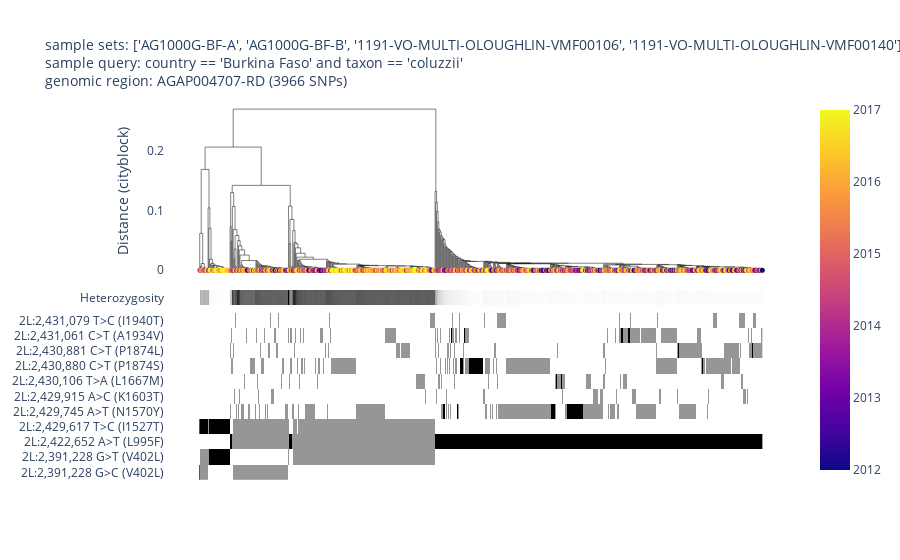

The code cell stored with this chart in its notebook:
### Markdown cell above
* Interesting that N1570Y is declining, even though we know much higher resistance.
* But P1874S is not declining, holding it's own against V402L+I1527T, suggesting comparable selection coefficient.

### Code cell
ag3.plot_diplotype_clustering_advanced(
    region=vgsc_transcript,
    sample_sets=sample_sets,
    sample_query="country == 'Burkina Faso' and taxon == 'coluzzii'",
    site_mask="gamb_colu",
    color="year",
    linkage_method="complete",
    snp_transcript=vgsc_transcript,
    snp_filter_min_maf=0.03,
)

### Figure 1 — Plotly figure (JSON) as saved in the notebook; plotly's stock layout.template omitted (floating-point values rounded to 4 significant figures; data arrays with more than 128 entries replaced by an {"elided": "..."} marker saying what was removed)
{"data": [{"hovertemplate": "x=%{x}<br>y=%{y}<extra></extra>", "legendgroup": "", "line": {"color": "black", "dash": "solid", "width": 0.5}, "marker": {"size": 5, "symbol": "circle"}, "mode": "lines", "name": "", "orientation": "v", "showlegend": false, "type": "scatter", "x": {"elided": "3705 float values"}, "xaxis": "x", "y": {"elided": "3705 float values"}, "yaxis": "y"}, {"customdata": {"elided": "742x11 mixed values"}, "hovertemplate": "<b>%{hovertext}</b><br><br>x=%{x}<br>y=%{y}<br>sample_id=%{customdata[0]}<br>partner_sample_id=%{customdata[1]}<br>sample_set=%{customdata[2]}<br>taxon=%{customdata[3]}<br>country=%{customdata[4]}<br>admin1_iso=%{customdata[5]}<br>admin1_name=%{customdata[6]}<br>admin2_name=%{customdata[7]}<br>location=%{customdata[8]}<br>year=%{marker.color}<br>month=%{customdata[10]}<extra></extra>", "hovertext": {"elided": "742 str values"}, "legendgroup": "", "line": {"color": "black", "width": 0.5}, "marker": {"color": {"elided": "742 int values"}, "coloraxis": "coloraxis", "size": 5, "symbol": "circle"}, "mode": "markers", "name": "", "orientation": "v", "showlegend": false, "type": "scatter", "x": {"elided": "742 int values"}, "xaxis": "x", "y": {"elided": "742 int values"}, "yaxis": "y"}, {"colorscale": [[0, "rgb(255,255,255)"], [0.125, "rgb(240,240,240)"], [0.25, "rgb(217,217,217)"], [0.375, "rgb(189,189,189)"], [0.5, "rgb(150,150,150)"], [0.625, "rgb(115,115,115)"], [0.75, "rgb(82,82,82)"], [0.875, "rgb(37,37,37)"], [1, "rgb(0, 0, 0)"]], "showlegend": false, "showscale": false, "type": "heatmap", "xaxis": "x2", "y": ["Heterozygosity"], "yaxis": "y2", "z": {"elided": "1x742 float values"}}, {"colorscale": [[0, "rgb(255,255,255)"], [0.125, "rgb(240,240,240)"], [0.25, "rgb(217,217,217)"], [0.375, "rgb(189,189,189)"], [0.5, "rgb(150,150,150)"], [0.625, "rgb(115,115,115)"], [0.75, "rgb(82,82,82)"], [0.875, "rgb(37,37,37)"], [1, "rgb(0, 0, 0)"]], "showlegend": false, "showscale": false, "type": "heatmap", "xaxis": "x3", "y": ["2L:2,391,228 G>C (V402L)", "2L:2,391,228 G>T (V402L)", "2L:2,422,652 A>T (L995F)", "2L:2,429,617 T>C (I1527T)", "2L:2,429,745 A>T (N1570Y)", "2L:2,429,915 A>C (K1603T)", "2L:2,430,106 T>A (L1667M)", "2L:2,430,880 C>T (P1874S)", "2L:2,430,881 C>T (P1874L)", "2L:2,431,061 C>T (A1934V)", "2L:2,431,079 T>C (I1940T)"], "yaxis": "y3", "z": {"elided": "11x742 int values"}}], "layout": {"autosize": true, "hovermode": "closest", "legend": {"itemsizing": "constant", "tracegroupgap": 0}, "plot_bgcolor": "white", "title": {"font": {"size": 14}, "text": "sample sets: ['AG1000G-BF-A', 'AG1000G-BF-B', '1191-VO-MULTI-OLOUGHLIN-VMF00106', '1191-VO-MULTI-OLOUGHLIN-VMF00140']<br>sample query: country == 'Burkina Faso' and taxon == 'coluzzii'<br>genomic region: AGAP004707-RD (3966 SNPs)"}, "xaxis": {"anchor": "y", "autorange": true, "domain": [0, 1], "matches": "x3", "range": [-43.91, 784.9], "showticklabels": false, "type": "linear", "visible": false}, "xaxis2": {"anchor": "y2", "autorange": true, "domain": [0, 1], "matches": "x3", "range": [-43.91, 784.9], "showticklabels": false, "visible": false}, "xaxis3": {"anchor": "y3", "autorange": true, "domain": [0, 1], "range": [-43.91, 784.9], "visible": false}, "yaxis": {"anchor": "x", "autorange": true, "domain": [0.52, 1.0], "range": [-0.0194, 0.2845], "title": {"text": "Distance (cityblock)"}, "type": "linear"}, "yaxis2": {"anchor": "x2", "autorange": true, "domain": [0.46, 0.5], "range": [-0.5, 0.5], "type": "category"}, "yaxis3": {"anchor": "x3", "autorange": true, "domain": [0, 0.44], "range": [-0.5, 10.5], "type": "category"}}}
